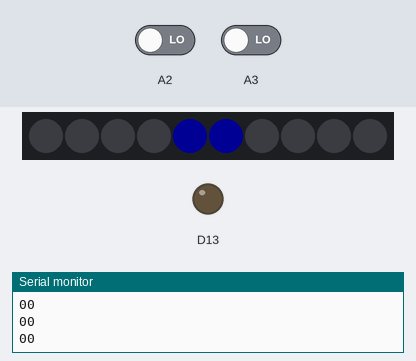
Simulated run of this sketch. Board: Adafruit Circuit Playground Express. On the bench: 10 RGB LEDs in strip order, left to right, output pins drawn as LEDs (lit = HIGH), the last lines printed to the serial monitor. The inputs (shaded band) are chosen by the test bench; at power-on: A2 LOW, A3 LOW. Dim RGB values are drawn brighter than linear.

Above: at 1.8 s.
1.9 s: A2 driven HIGH
At 2.4 s:
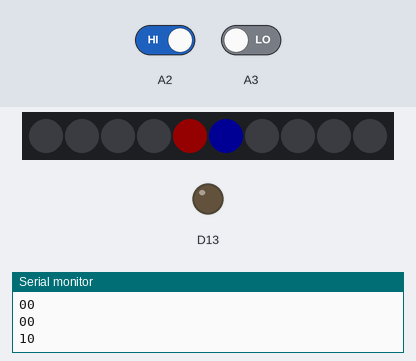
3.5 s: A3 driven HIGH
At 4.7 s:
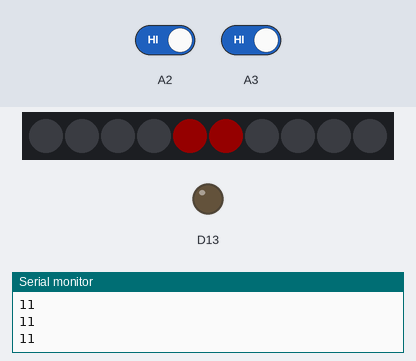
5.0 s: A2 driven LOW
At 6.0 s:
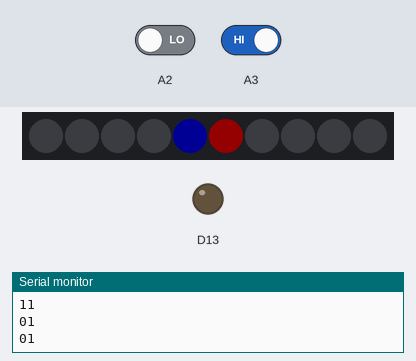
6.5 s: A3 driven LOW
At 7.3 s:
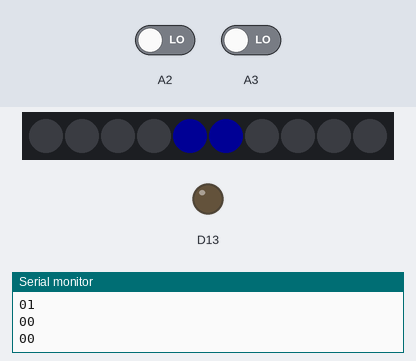
Timing chart, 0 to 9.0 s (numbered marks = the images above; inputs shaded):
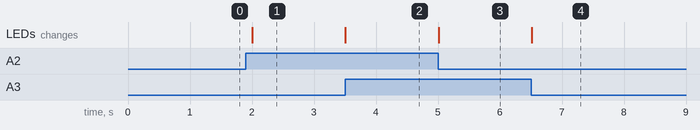

Measured:
- after the input at 1.9 s, the LEDs: change after 0.10 s (image 1)
- after the input at 3.5 s, the LEDs: change at once (image 2)
- after the input at 5.0 s, the LEDs: change at once (image 3)
- after the input at 6.5 s, the LEDs: change at once (image 4)

The sketch:

external_buttons_pulldown.ino
```cpp
//reference: https://learn.adafruit.com/circuit-playground-digital-input/pull-it-down

#include <Adafruit_CircuitPlayground.h>

void setup() {
  Serial.begin(9600);
  CircuitPlayground.begin();
  pinMode(A2, INPUT_PULLDOWN); //attach 10kΩ resistor between GND and A2
  pinMode(A3, INPUT_PULLDOWN); //attach another 10kkΩ resistor between GND and A3
}

void loop() {
  int button1State = digitalRead(A2);
  int button2State = digitalRead(A3);

  Serial.print(button1State);
  Serial.println(button2State);

  if (button1State == HIGH){
    CircuitPlayground.setPixelColor(4, 255, 0, 0); //set onboard NeoP to red if A2 is high
  }
  else {
    CircuitPlayground.setPixelColor(4, 0, 0, 255); //set it to blue
  }

   if (button2State == HIGH){
    CircuitPlayground.setPixelColor(5, 255, 0, 0); //set onboard NeoP to red if A3 is high
  }
  else {
    CircuitPlayground.setPixelColor(5, 0, 0, 255); //set it to blue
  }

  delay(500);
}
```
